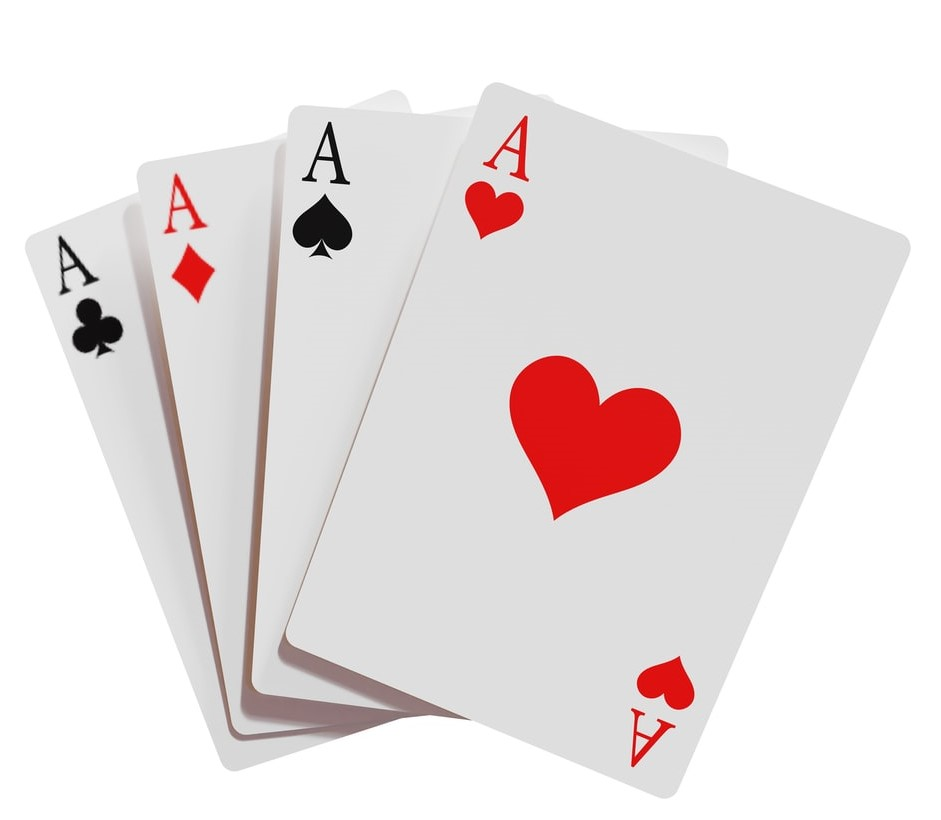
#> input picture openCV/tutorial/cards.jpg, 941 x 820 px, found by its file name
$ python warp_prespective.py
#> lines starting #> are read from the running program, lines starting #| are printed output that depends on the picture

import cv2,numpy as np

image = cv2.imread("E:\\Coding\\Python\\openCV\\tutorial\\cards.jpg")
#> image is the input picture: shape (820, 941, 3); mean B, G, R 225.8, 225.9, 233.1

width,height = 500,700

points= np.float32([[493,87],[905,243],[289,635],[663,794]]) #writing the points of card to warp
#above points [width,height] [left top corner],[right top corner],[left bottom corner],[right bottom corner]points

tell_pos = np.float32([[0,0],[width,0],[0,height],[width,height]]) #telling the points given above points to place where [left,top][right,top][left,bottom][right,bottom]

matrix = cv2.getPerspectiveTransform(points,tell_pos)  #creating the matrix for image

out_image =cv2.warpPerspective(image,matrix,(width,height)) #applying the warpprespective
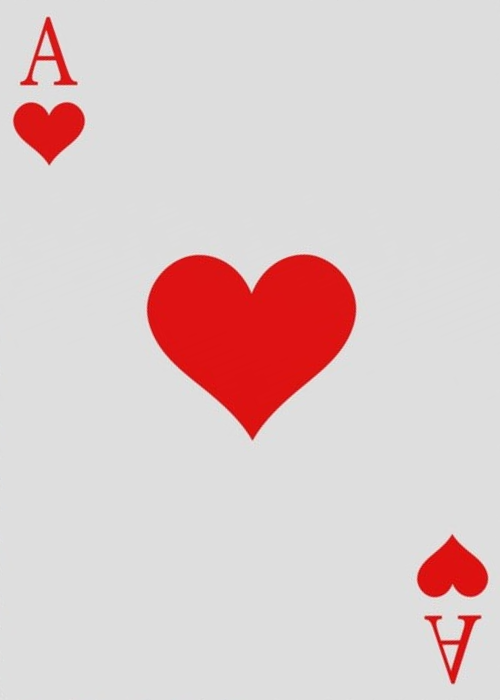
#> out_image: shape (700, 500, 3); mean B, G, R 202.8, 202.8, 221.5

cv2.imshow("jaf",image)
cv2.imshow("warped card",out_image)
cv2.waitKey(0)

$ run again, with openCV/tutorial/shapes.png saved as openCV/tutorial/cards.jpg
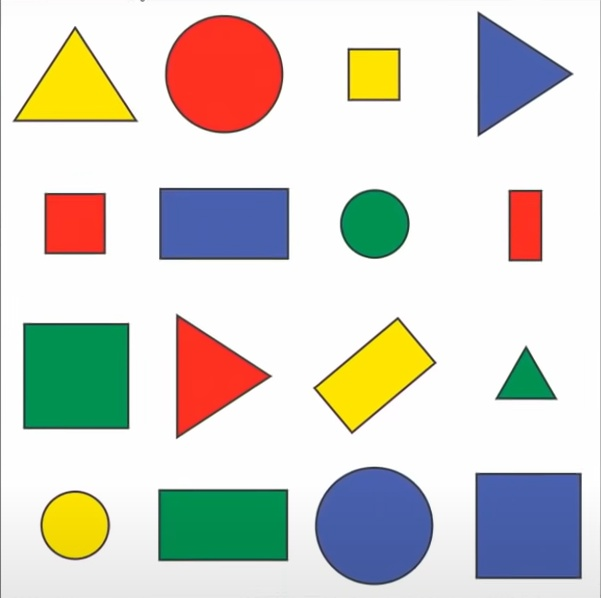
#> input picture openCV/tutorial/shapes.png, 601 x 598 px, found by its file name
#> image is the input picture: shape (598, 601, 3); mean B, G, R 202.4, 210.7, 212.2
#> `out_image =cv2.warpPerspective(image,matrix,(width,height))`:
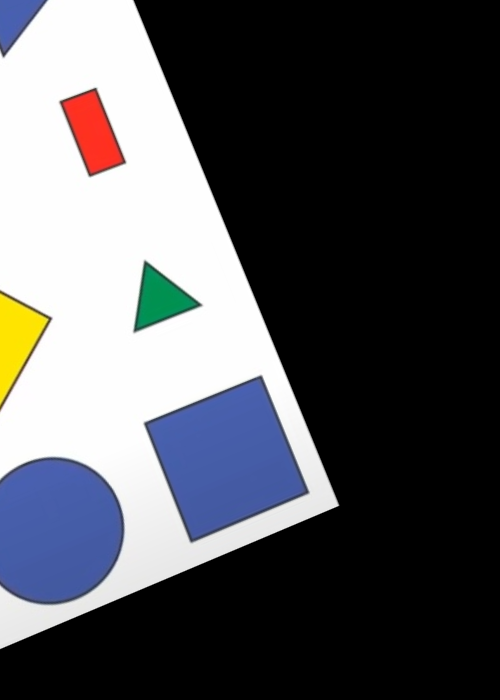
#> out_image: shape (700, 500, 3); mean B, G, R 89.2, 84.8, 83.8
